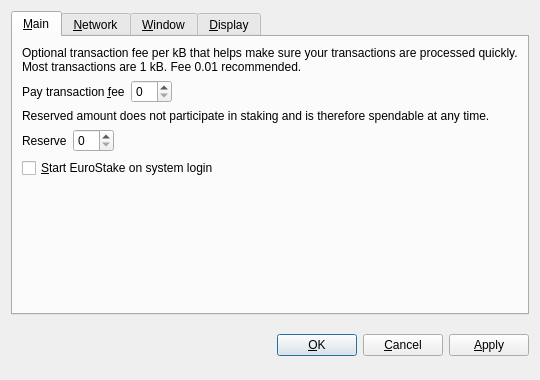
<?xml version="1.0" encoding="UTF-8"?>
<ui version="4.0">
 <class>OptionsDialog</class>
 <widget class="QDialog" name="OptionsDialog">
  <property name="geometry">
   <rect>
    <x>0</x>
    <y>0</y>
    <width>540</width>
    <height>380</height>
   </rect>
  </property>
  <property name="windowTitle">
   <string>Options</string>
  </property>
  <property name="modal">
   <bool>true</bool>
  </property>
  <layout class="QVBoxLayout" name="verticalLayout">
   <item>
    <widget class="QTabWidget" name="tabWidget">
     <property name="tabPosition">
      <enum>QTabWidget::North</enum>
     </property>
     <property name="currentIndex">
      <number>0</number>
     </property>
     <widget class="QWidget" name="tabMain">
      <attribute name="title">
       <string>&amp;Main</string>
      </attribute>
      <layout class="QVBoxLayout" name="verticalLayout_Main">
       <item>
        <widget class="QLabel" name="transactionFeeInfoLabel">
         <property name="text">
          <string>Optional transaction fee per kB that helps make sure your transactions are processed quickly. Most transactions are 1 kB. Fee 0.01 recommended.</string>
         </property>
         <property name="textFormat">
          <enum>Qt::PlainText</enum>
         </property>
         <property name="wordWrap">
          <bool>true</bool>
         </property>
        </widget>
       </item>
       <item>
        <layout class="QHBoxLayout" name="horizontalLayoutFee">
         <item>
          <widget class="QLabel" name="transactionFeeLabel">
           <property name="text">
            <string>Pay transaction &amp;fee</string>
           </property>
           <property name="textFormat">
            <enum>Qt::PlainText</enum>
           </property>
           <property name="buddy">
            <cstring>transactionFee</cstring>
           </property>
          </widget>
         </item>
         <item>
          <widget class="BitcoinAmountField" name="transactionFee"/>
         </item>
         <item>
          <spacer name="horizontalSpacerFee">
           <property name="orientation">
            <enum>Qt::Horizontal</enum>
           </property>
           <property name="sizeHint" stdset="0">
            <size>
             <width>40</width>
             <height>20</height>
            </size>
           </property>
          </spacer>
         </item>
        </layout>
       </item>
       <item>
        <widget class="QLabel" name="reserveBalanceInfoLabel">
         <property name="text">
          <string>Reserved amount does not participate in staking and is therefore spendable at any time.</string>
         </property>
         <property name="textFormat">
          <enum>Qt::PlainText</enum>
         </property>
         <property name="wordWrap">
          <bool>true</bool>
         </property>
        </widget>
       </item>
       <item>
        <layout class="QHBoxLayout" name="horizontalLayoutReserveBalance">
         <item>
          <widget class="QLabel" name="reserveBalanceLabel">
           <property name="text">
            <string>Reserve</string>
           </property>
           <property name="textFormat">
            <enum>Qt::PlainText</enum>
           </property>
           <property name="buddy">
            <cstring>reserveBalance</cstring>
           </property>
          </widget>
         </item>
         <item>
          <widget class="BitcoinAmountField" name="reserveBalance"/>
         </item>
         <item>
          <spacer name="horizontalSpacerReserveBalance">
           <property name="orientation">
            <enum>Qt::Horizontal</enum>
           </property>
           <property name="sizeHint" stdset="0">
            <size>
             <width>40</width>
             <height>20</height>
            </size>
           </property>
          </spacer>
         </item>
        </layout>
       </item>
       <item>
        <widget class="QCheckBox" name="bitcoinAtStartup">
         <property name="toolTip">
          <string>Automatically start EuroStake after logging in to the system.</string>
         </property>
         <property name="text">
          <string>&amp;Start EuroStake on system login</string>
         </property>
        </widget>
       </item>
       <item>
        <spacer name="verticalSpacer_Main">
         <property name="orientation">
          <enum>Qt::Vertical</enum>
         </property>
         <property name="sizeHint" stdset="0">
          <size>
           <width>20</width>
           <height>40</height>
          </size>
         </property>
        </spacer>
       </item>
      </layout>
     </widget>
     <widget class="QWidget" name="tabNetwork">
      <attribute name="title">
       <string>&amp;Network</string>
      </attribute>
      <layout class="QVBoxLayout" name="verticalLayout_Network">
       <item>
        <widget class="QCheckBox" name="mapPortUpnp">
         <property name="toolTip">
          <string>Automatically open the EuroStake client port on the router. This only works when your router supports UPnP and it is enabled.</string>
         </property>
         <property name="text">
          <string>Map port using &amp;UPnP</string>
         </property>
        </widget>
       </item>
       <item>
        <widget class="QCheckBox" name="connectSocks">
         <property name="toolTip">
          <string>Connect to the EuroStake network through a SOCKS proxy (e.g. when connecting through Tor).</string>
         </property>
         <property name="text">
          <string>&amp;Connect through SOCKS proxy:</string>
         </property>
        </widget>
       </item>
       <item>
        <layout class="QHBoxLayout" name="horizontalLayout_Network">
         <item>
          <widget class="QLabel" name="proxyIpLabel">
           <property name="text">
            <string>Proxy &amp;IP:</string>
           </property>
           <property name="textFormat">
            <enum>Qt::PlainText</enum>
           </property>
           <property name="buddy">
            <cstring>proxyIp</cstring>
           </property>
          </widget>
         </item>
         <item>
          <widget class="QValidatedLineEdit" name="proxyIp">
           <property name="maximumSize">
            <size>
             <width>140</width>
             <height>16777215</height>
            </size>
           </property>
           <property name="toolTip">
            <string>IP address of the proxy (e.g. 127.0.0.1)</string>
           </property>
          </widget>
         </item>
         <item>
          <widget class="QLabel" name="proxyPortLabel">
           <property name="text">
            <string>&amp;Port:</string>
           </property>
           <property name="textFormat">
            <enum>Qt::PlainText</enum>
           </property>
           <property name="buddy">
            <cstring>proxyPort</cstring>
           </property>
          </widget>
         </item>
         <item>
          <widget class="QLineEdit" name="proxyPort">
           <property name="maximumSize">
            <size>
             <width>55</width>
             <height>16777215</height>
            </size>
           </property>
           <property name="toolTip">
            <string>Port of the proxy (e.g. 9050)</string>
           </property>
          </widget>
         </item>
         <item>
          <widget class="QLabel" name="socksVersionLabel">
           <property name="text">
            <string>SOCKS &amp;Version:</string>
           </property>
           <property name="textFormat">
            <enum>Qt::PlainText</enum>
           </property>
           <property name="buddy">
            <cstring>socksVersion</cstring>
           </property>
          </widget>
         </item>
         <item>
          <widget class="QValueComboBox" name="socksVersion">
           <property name="toolTip">
            <string>SOCKS version of the proxy (e.g. 5)</string>
           </property>
          </widget>
         </item>
         <item>
          <spacer name="horizontalSpacer_Network">
           <property name="orientation">
            <enum>Qt::Horizontal</enum>
           </property>
           <property name="sizeHint" stdset="0">
            <size>
             <width>40</width>
             <height>20</height>
            </size>
           </property>
          </spacer>
         </item>
        </layout>
       </item>
       <item>
        <spacer name="verticalSpacer_Network">
         <property name="orientation">
          <enum>Qt::Vertical</enum>
         </property>
         <property name="sizeHint" stdset="0">
          <size>
           <width>20</width>
           <height>40</height>
          </size>
         </property>
        </spacer>
       </item>
      </layout>
     </widget>
     <widget class="QWidget" name="tabWindow">
      <attribute name="title">
       <string>&amp;Window</string>
      </attribute>
      <layout class="QVBoxLayout" name="verticalLayout_Window">
       <item>
        <widget class="QCheckBox" name="minimizeToTray">
         <property name="toolTip">
          <string>Show only a tray icon after minimizing the window.</string>
         </property>
         <property name="text">
          <string>&amp;Minimize to the tray instead of the taskbar</string>
         </property>
        </widget>
       </item>
       <item>
        <widget class="QCheckBox" name="minimizeOnClose">
         <property name="toolTip">
          <string>Minimize instead of exit the application when the window is closed. When this option is enabled, the application will be closed only after selecting Quit in the menu.</string>
         </property>
         <property name="text">
          <string>M&amp;inimize on close</string>
         </property>
        </widget>
       </item>
       <item>
        <spacer name="verticalSpacer_Window">
         <property name="orientation">
          <enum>Qt::Vertical</enum>
         </property>
         <property name="sizeHint" stdset="0">
          <size>
           <width>20</width>
           <height>40</height>
          </size>
         </property>
        </spacer>
       </item>
      </layout>
     </widget>
     <widget class="QWidget" name="tabDisplay">
      <attribute name="title">
       <string>&amp;Display</string>
      </attribute>
      <layout class="QVBoxLayout" name="verticalLayout_Display">
       <item>
        <layout class="QHBoxLayout" name="horizontalLayout_1_Display">
         <item>
          <widget class="QLabel" name="langLabel">
           <property name="text">
            <string>User Interface &amp;language:</string>
           </property>
           <property name="textFormat">
            <enum>Qt::PlainText</enum>
           </property>
           <property name="buddy">
            <cstring>lang</cstring>
           </property>
          </widget>
         </item>
         <item>
          <widget class="QValueComboBox" name="lang">
           <property name="toolTip">
            <string>The user interface language can be set here. This setting will take effect after restarting EuroStake.</string>
           </property>
          </widget>
         </item>
        </layout>
       </item>
       <item>
        <layout class="QHBoxLayout" name="horizontalLayout_2_Display">
         <item>
          <widget class="QLabel" name="unitLabel">
           <property name="text">
            <string>&amp;Unit to show amounts in:</string>
           </property>
           <property name="textFormat">
            <enum>Qt::PlainText</enum>
           </property>
           <property name="buddy">
            <cstring>unit</cstring>
           </property>
          </widget>
         </item>
         <item>
          <widget class="QValueComboBox" name="unit">
           <property name="toolTip">
            <string>Choose the default subdivision unit to show in the interface and when sending coins.</string>
           </property>
          </widget>
         </item>
        </layout>
       </item>
       <item>
        <widget class="QCheckBox" name="displayAddresses">
         <property name="toolTip">
          <string>Whether to show EuroStake addresses in the transaction list or not.</string>
         </property>
         <property name="text">
          <string>&amp;Display addresses in transaction list</string>
         </property>
        </widget>
       </item>
       <item>
        <widget class="QCheckBox" name="coinControlFeatures">
         <property name="toolTip">
          <string>Whether to show coin control features or not.</string>
         </property>
         <property name="text">
          <string>Display coin &amp;control features (experts only!)</string>
         </property>
        </widget>
       </item>
       <item>
        <spacer name="verticalSpacer_Display">
         <property name="orientation">
          <enum>Qt::Vertical</enum>
         </property>
         <property name="sizeHint" stdset="0">
          <size>
           <width>20</width>
           <height>40</height>
          </size>
         </property>
        </spacer>
       </item>
      </layout>
     </widget>
    </widget>
   </item>
   <item>
    <layout class="QHBoxLayout" name="horizontalLayout_Buttons">
     <item>
      <spacer name="horizontalSpacer_1">
       <property name="orientation">
        <enum>Qt::Horizontal</enum>
       </property>
       <property name="sizeHint" stdset="0">
        <size>
         <width>40</width>
         <height>48</height>
        </size>
       </property>
      </spacer>
     </item>
     <item>
      <widget class="QLabel" name="statusLabel">
       <property name="font">
        <font>
         <weight>75</weight>
         <bold>true</bold>
        </font>
       </property>
       <property name="text">
        <string/>
       </property>
       <property name="textFormat">
        <enum>Qt::PlainText</enum>
       </property>
       <property name="wordWrap">
        <bool>true</bool>
       </property>
      </widget>
     </item>
     <item>
      <spacer name="horizontalSpacer_2">
       <property name="orientation">
        <enum>Qt::Horizontal</enum>
       </property>
       <property name="sizeHint" stdset="0">
        <size>
         <width>40</width>
         <height>48</height>
        </size>
       </property>
      </spacer>
     </item>
     <item>
      <widget class="QPushButton" name="okButton">
       <property name="text">
        <string>&amp;OK</string>
       </property>
      </widget>
     </item>
     <item>
      <widget class="QPushButton" name="cancelButton">
       <property name="text">
        <string>&amp;Cancel</string>
       </property>
       <property name="autoDefault">
        <bool>false</bool>
       </property>
      </widget>
     </item>
     <item>
      <widget class="QPushButton" name="applyButton">
       <property name="text">
        <string>&amp;Apply</string>
       </property>
       <property name="autoDefault">
        <bool>false</bool>
       </property>
      </widget>
     </item>
    </layout>
   </item>
  </layout>
 </widget>
 <customwidgets>
  <customwidget>
   <class>BitcoinAmountField</class>
   <extends>QSpinBox</extends>
   <header>bitcoinamountfield.h</header>
  </customwidget>
  <customwidget>
   <class>QValueComboBox</class>
   <extends>QComboBox</extends>
   <header>qvaluecombobox.h</header>
  </customwidget>
  <customwidget>
   <class>QValidatedLineEdit</class>
   <extends>QLineEdit</extends>
   <header>qvalidatedlineedit.h</header>
  </customwidget>
 </customwidgets>
 <resources/>
 <connections/>
</ui>
